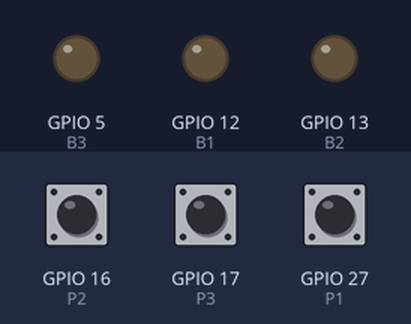
Simulated run of this sketch. Board: ESP32. Shown: output pins drawn as LEDs (lit = HIGH). Dashed ring = blinking. The inputs (shaded band) are chosen by the test bench; at power-on: GPIO 27 (P1) HIGH, GPIO 16 (P2) HIGH, GPIO 17 (P3) HIGH.

Above: at 1.2 s.
1.3 s: GPIO 27 (P1) pulled LOW for 3.2 s
At 5.2 s:
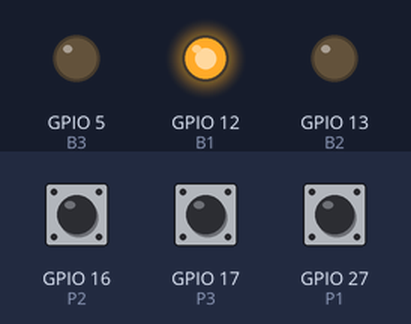
6.0 s: GPIO 16 (P2) pulled LOW for 0.15 s
At 6.4 s:
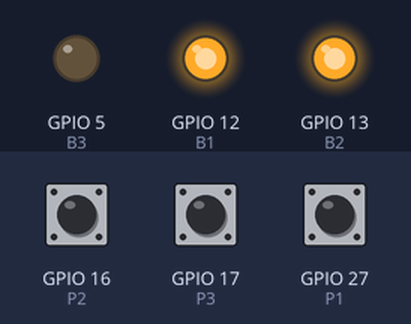
7.6 s: GPIO 17 (P3) pulled LOW for 0.15 s
At 8.8 s:
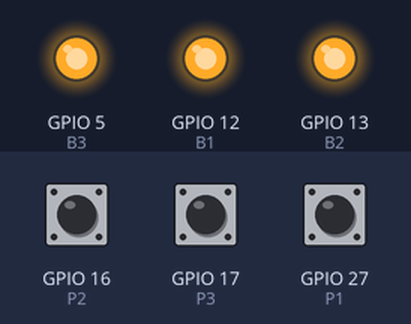
9.2 s: GPIO 17 (P3) pulled LOW for 3.2 s
At 10.1 s:
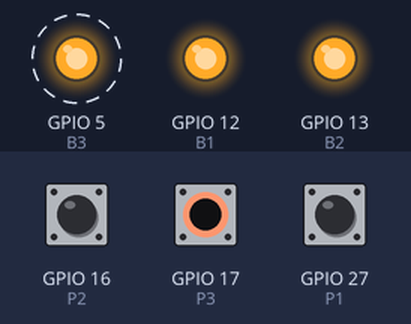
13.9 s: GPIO 16 (P2) pulled LOW for 3.2 s
At 14.8 s:
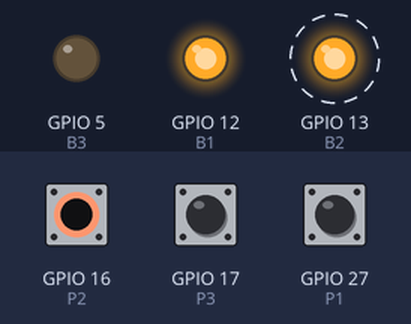
Timing chart, 0 to 18.4 s (numbered marks = the images above; inputs shaded):
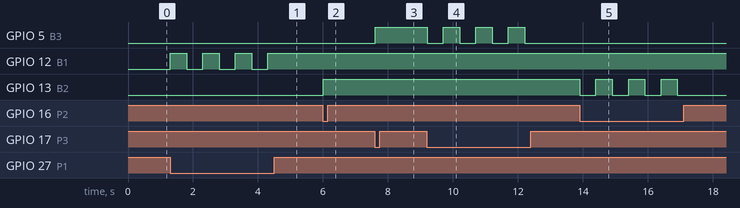

Measured:
- after the input at 1.3 s, GPIO 12 (B1): alternates HIGH for 0.50 s and LOW for 0.50 s, 7 changes in all, then stays HIGH, starting at once
- after the input at 6.0 s, GPIO 13 (B2): LOW → HIGH at once
- after the input at 7.6 s, GPIO 5 (B3): LOW → HIGH at once
- after the input at 9.2 s, GPIO 5 (B3): alternates HIGH for 0.50 s and LOW for 0.50 s, 7 changes in all, then stays LOW, starting at once
- after the input at 13.9 s, GPIO 13 (B2): alternates HIGH for 0.50 s and LOW for 0.50 s, 7 changes in all, then stays LOW, starting at once

The sketch:

D10_riego123.ino
```cpp
//------------------------------------------------------------
// Programa: D10_riego123.ino (ESP32 + BIOS Shield)
// Autor: Gabriel Bravo Eguren T31A (15-01-2025)
// Descripción: Realizar un programa que simule el funcionamiento de tres bombas de riego
//              B1,B2 y B3 (leds en D1,D2 y D3) controladas por los tres pulsadores de la placa (P1,P2 y P3). Las
//              bombas solamente se pueden activar siguiendo la secuencia B1>B2>B3 y apagar en orden inverso
//              B3>B2>B1.
//------------------------------------------------------------

#define B1 12
#define B2 13
#define B3 5

#define P1 27
#define P2 16
#define P3 17

bool b1Active = false;
bool b2Active = false;
bool b3Active = false;

void setup()
{
  pinMode(P1, INPUT_PULLUP);
  pinMode(P2, INPUT_PULLUP);
  pinMode(P3, INPUT_PULLUP);

  pinMode(B1, OUTPUT);
  pinMode(B2, OUTPUT);
  pinMode(B3, OUTPUT);
}

void loop()
{
  if(!digitalRead(P1))
  {
    if(!b1Active && !b2Active && !b3Active) b1Active = true;
    else if(b1Active && !b2Active && !b3Active) b1Active = false;

    digitalWrite(B1, b1Active);
    delay(500);
  }

  if(!digitalRead(P2))
  {
    if(b1Active && !b2Active && !b3Active) b2Active = true;
    else if(b1Active && b2Active && !b3Active) b2Active = false;

    digitalWrite(B2, b2Active);
    delay(500);
  }

  if(!digitalRead(P3))
  {
    if(b1Active && b2Active && !b3Active) b3Active = true;
    else if(b1Active && b2Active && b3Active) b3Active = false;

    digitalWrite(B3, b3Active);
    delay(500);
  }
}
```
